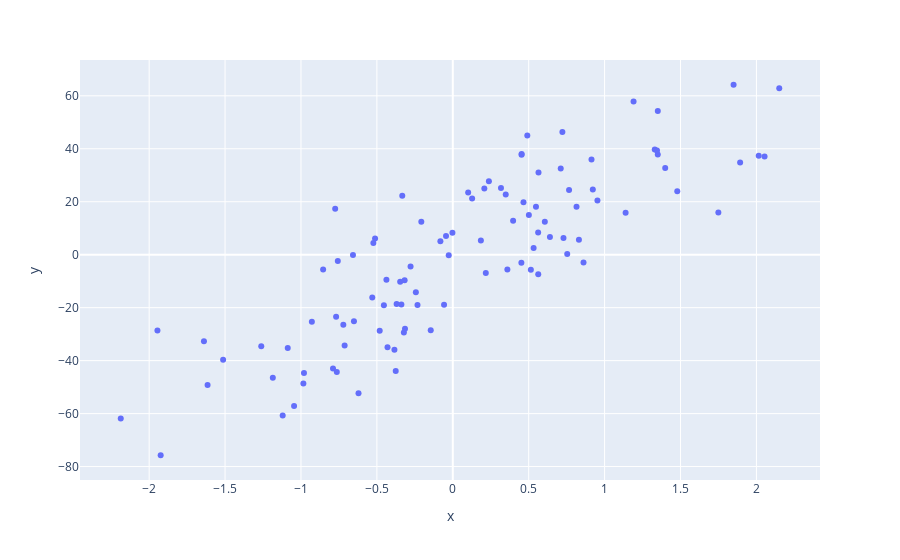

Notebook source saved alongside this figure:
### Code cell
px.scatter(x=x.ravel(), y=y.ravel())
